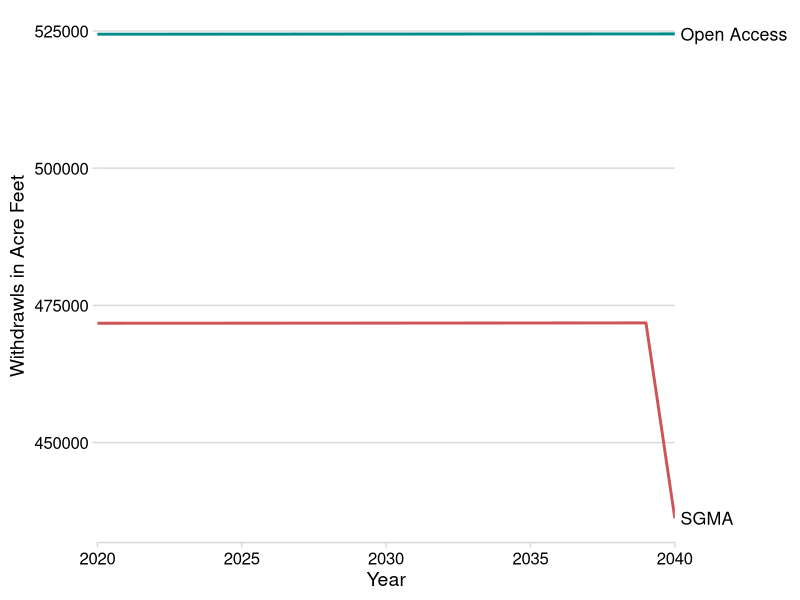
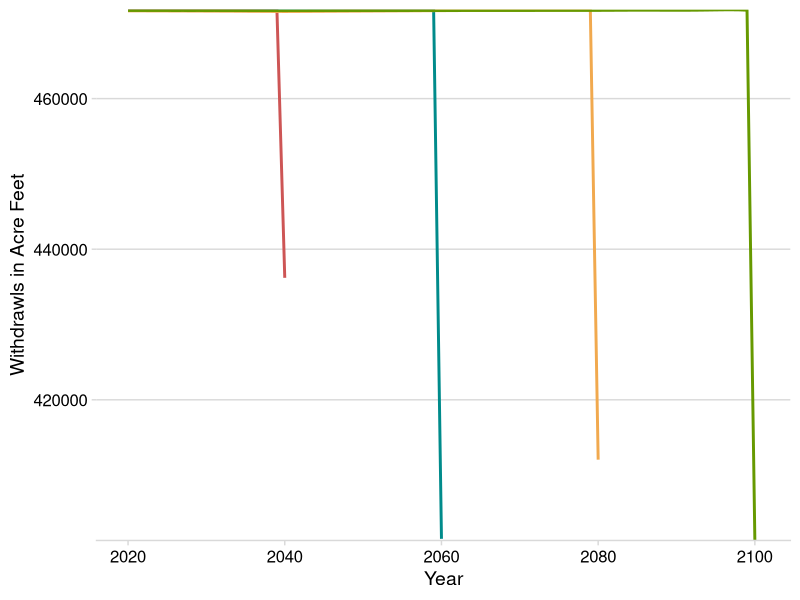
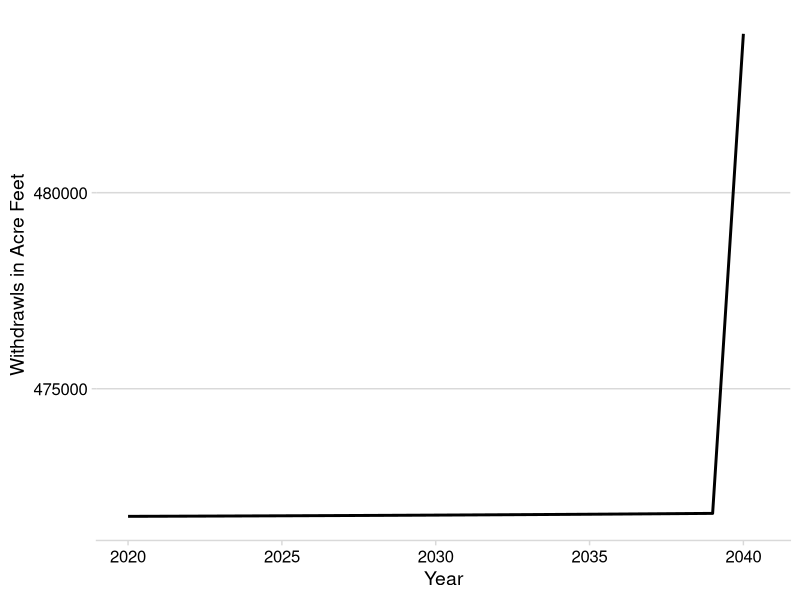
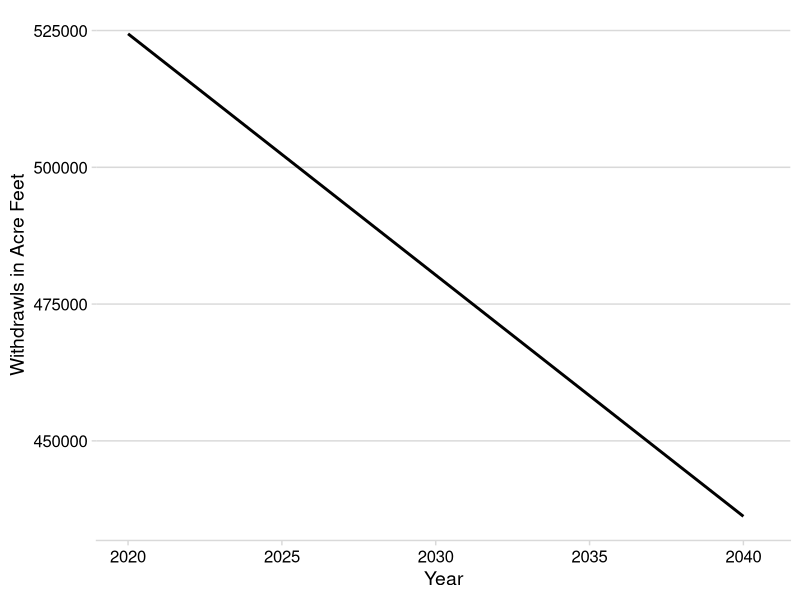

Recreate these plots in R, in order.
## ---- chunk 1
knitr::opts_chunk$set(echo = TRUE)
## ---- chunk 2
library(tidyverse)
library(cowplot)

#if("dplyr" %in% (.packages())){
 #         detach("package:dplyr", unload=TRUE) 
#          detach("package:plyr", unload=TRUE) 
#} 
library(plyr)
library(dplyr)
## ---- chunk 3
SGMA_2040 <- read_csv(file.path("Data", "SGMA_Model.csv"))
Open_Access <- read_csv(file.path("Data", "OpenAccess.csv"))
SGMA_2060 <- read_csv(file.path("Data", "SGMA_2060.csv"))
SGMA_2080 <- read_csv(file.path("Data", "SGMA2080.csv"))
SGMA_2100 <- read_csv(file.path("Data", "SGMA2100.csv"))
Artifical_Recharge <- read_csv(file.path("Data", "Artificial_Recharge.csv"))
Recharge_Linear_Decline <- read_csv(file.path("Data", "Recharge_Linear_Decline.csv"))
## ---- chunk 4

SGMA_2040 <- SGMA_2040 %>% 
  dplyr::rename(SGMA_2040_Withdrawals = Withdrawals) 
  
Open_Access <- Open_Access %>% 
  dplyr::rename(Open_Withdrawl = Withdrawals) 

merged_withdrawls <- dplyr::left_join(SGMA_2040, Open_Access, by =c('t')) %>% 
   tidyr::gather(key = 'Withdrawl_Type', value = 'Withdrawl', SGMA_2040_Withdrawals, Open_Withdrawl)

## ---- chunk 5
colors <- c('cyan4', 'indianred3')

direct_labels <-  merged_withdrawls %>% 
  dplyr::group_by(Withdrawl_Type) %>%
  dplyr::summarize(y = min(Withdrawl))

line_plot <- merged_withdrawls %>%
  ggplot(aes(t, Withdrawl )) +
  geom_line( aes(group = Withdrawl_Type, color = Withdrawl_Type), size = 1) +
  scale_color_manual(values=colors) +
  theme_minimal_hgrid() +
  scale_x_continuous(expand = c(0,0)) +
  labs(x = "Year", y = "Withdrawls in Acre Feet") +
  theme(legend.position = "none") 
  
direct_labels_axis <- axis_canvas(line_plot, axis = "y") +
  geom_text(
 data = direct_labels,
 aes(y = y, label = c("Open Access", "SGMA")),
 x = .05,
 size = 4.5,
 hjust = 0
  )

p_direct_labels <-  insert_yaxis_grob(line_plot, direct_labels_axis)

ggdraw(p_direct_labels)
## ---- chunk 6

SGMA_2060  <- SGMA_2060  %>% 
   dplyr::rename(SGMA_2060_Withdrawals = Withdrawals) 
  
SGMA_2080  <- SGMA_2080 %>% 
   dplyr::rename(SGMA_2080_Withdrawals = Withdrawals) 

SGMA_2100  <- SGMA_2100 %>% 
   dplyr::rename(SGMA_2100_Withdrawals = Withdrawals) 



SGMA_years_plot <-
  ggplot() +
  geom_line(data = SGMA_2040, aes(t, SGMA_2040_Withdrawals), size = 1, colour = 'indianred3') +
  geom_line(data = SGMA_2060, aes(t, SGMA_2060_Withdrawals), size = 1, colour = 'cyan4') +
  geom_line(data = SGMA_2080, aes(t, SGMA_2080_Withdrawals), size = 1, colour = "#F1A94E") +
  geom_line(data = SGMA_2100, aes(t, SGMA_2100_Withdrawals), size = 1, colour = "#669900") +
  scale_color_manual(values=colors) +
  theme_minimal_hgrid() +
  #scale_x_continuous(expand = c(0,0)) +
  scale_y_continuous(expand = c(0,0)) +
  labs(x = "Year", y = "Withdrawls in Acre Feet") +
  theme(legend.position = "none") +
  xlim(2020,2100.5)

SGMA_years_plot

## ---- chunk 7
Artificial_plot <- ggplot(data = Artifical_Recharge, aes(t, Withdrawals)) +
  geom_line(size = 1) +
  scale_color_manual(values=colors) +
  theme_minimal_hgrid() +
  scale_x_continuous(expand = c(0,0)) +
  labs(x = "Year", y = "Withdrawls in Acre Feet") +
  theme(legend.position = "none") +
  xlim(2020,2040.5)

Artificial_plot
## ---- chunk 8
Linear_plot <- ggplot(data = Recharge_Linear_Decline, aes(t, Withdrawals)) +
  geom_line(size = 1) +
  scale_color_manual(values=colors) +
  theme_minimal_hgrid() +
  #scale_x_continuous(expand = c(0,0)) +
  labs(x = "Year", y = "Withdrawls in Acre Feet") +
  theme(legend.position = "none") +
  xlim(2020,2040.5)

Linear_plot 
